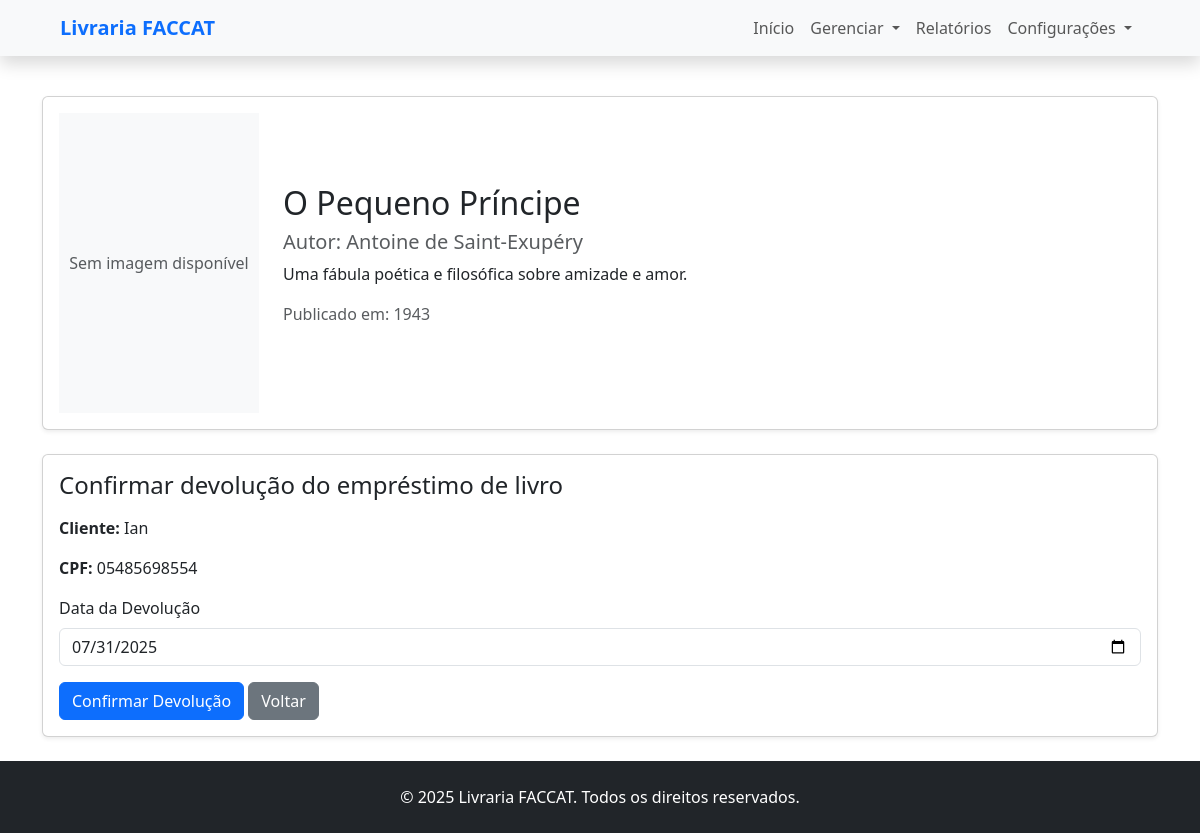
Page /livros/emprestimos/33/devolver (signed in) on the committed database.
### livros/models.py (models this page shows, shortened)
class Livro(models.Model):
    nome = models.CharField(max_length=100)
    autor = models.CharField(max_length=100)
    descricao = models.TextField()
    ano_publicacao = models.IntegerField(default=datetime.now().year)
    foto = StdImageField(
        upload_to='fotos/alunos',
        variations={'thumb': (150, 150), 'medium': (300, 300)},
        blank=True,
        null=True
    )
    isbn = models.CharField(max_length=17, blank=True, null=True, unique=True,
                            help_text="ISBN do livro (ex: 978-3-16-148410-0)")
    genero = models.CharField(max_length=20, choices=GENEROS, default='ficcao')
    quantidade = models.PositiveIntegerField(default=0)

### usuarios/models.py (models this page shows, shortened)
class Cliente(models.Model):
    cpf = models.CharField(max_length=11, unique=True)
    email = models.EmailField()
    nome = models.CharField(max_length=50)
    endereco = models.CharField(max_length=30)
    logradouro = models.CharField(max_length=20)
    bairro = models.CharField(max_length=30)
    bloqueado = models.BooleanField(default=False)

### livros/views.py (the view, shortened to what this page needs)
# urls.py: path('emprestimos/<int:id_emprestimo>/devolver', views.devolver_emprestimo, name='devolver_emprestimo'),
@login_required
def devolver_emprestimo(request, id_emprestimo):
    emprestimo = get_object_or_404(Emprestimo, id=id_emprestimo)
    return render(request, 'emprestimos/confirmar_devolucao.html', {
        'livro': emprestimo.livro,
        'cliente': emprestimo.cliente,
        'data_devolucao': emprestimo.data_devolucao.strftime('%Y-%m-%d'),
    })

### livros/templates/emprestimos/confirmar_devolucao.html (shortened to what this page needs)
{% extends 'base.html' %}
{% block content %}
<div class="container my-4">
  <div class="card shadow-sm mb-4 p-3">
    <div class="d-flex flex-column flex-md-row align-items-center">
      <div style="min-width: 200px; max-width: 200px;">
        {% if livro.foto.thumb.url %}
        <img src="{{ livro.foto.thumb.url }}" alt="Capa do livro {{ livro.nome }}" class="img-fluid"
          style="max-height: 300px; object-fit: contain;">
        {% else %}
        <div class="bg-light d-flex justify-content-center align-items-center" style="height: 300px;">
          <span class="text-muted">Sem imagem disponível</span>
        </div>
        {% endif %}
      </div>
      <div class="ms-md-4 mt-3 mt-md-0 flex-grow-1">
        <h2>{{ livro.nome }}</h2>
        <h5 class="text-muted">Autor: {{ livro.autor }}</h5>
        <p>{{ livro.descricao }}</p>
        <p class="text-muted">Publicado em: {{ livro.ano_publicacao }}</p>
      </div>
    </div>
  </div>
  <div class="card shadow-sm p-3 mb-4">
    <h4 class="mb-3">Confirmar devolução do empréstimo de livro</h4>
    <p><strong>Cliente:</strong> {{ cliente.nome }}</p>
    <p><strong>CPF:</strong> {{ cliente.cpf }}</p>
    <form method="post">
      <div class="mb-3">
        <label for="id_data_devolucao" class="form-label">Data da Devolução</label>
        <input type="date" name="data_devolucao" id="id_data_devolucao" class="form-control"
          value="{{ data_devolucao|default:'' }}">
      </div>
      <button type="submit" class="btn btn-primary">Confirmar Devolução</button>
      <a href="{% url 'gerenciar_emprestimos' %}" class="btn btn-secondary">Voltar</a>
    </form>
  </div>
</div>
{% endblock %}

### rows in the picture
Livro: nome "O Pequeno Príncipe", autor "Antoine de Saint-Exupéry", descricao "Uma fábula poética e filosófica sobre amizade e amor.", ano_publicacao "1943"
Cliente: nome "Ian", cpf "05485698554"
